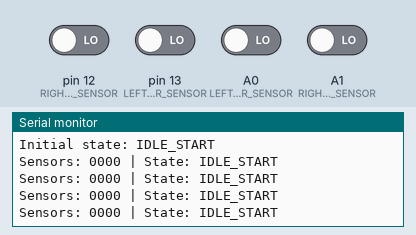
Recording of a sketch running on a simulated Arduino Uno, built with avr-gcc and run on an emulated ATmega328P. Parts: the last lines printed to the serial monitor. The test bench sets the inputs (shaded band); at power-on: A0 (LEFT_CENTER_SENSOR), A1 (RIGHT_OUTER_SENSOR), pin 12 (RIGHT_CENTER_SENSOR), pin 13 (LEFT_OUTER_SENSOR) LOW.

Above: at 2.3 s.
2.4 s: pin 12 (RIGHT_CENTER_SENSOR) driven HIGH
At 3.9 s:
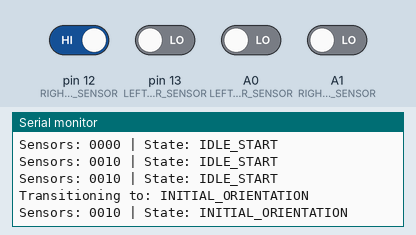
5.0 s: pin 12 (RIGHT_CENTER_SENSOR) driven LOW
At 5.9 s:
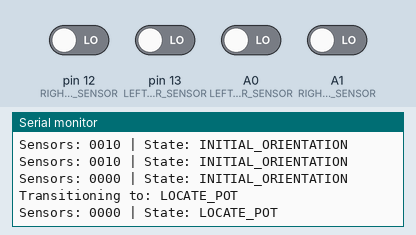
7.0 s: pin 13 (LEFT_OUTER_SENSOR) driven HIGH
At 7.9 s:
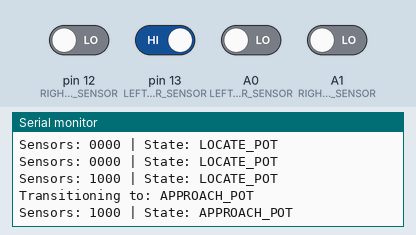
9.0 s: A0 (LEFT_CENTER_SENSOR) driven HIGH
At 9.4 s:
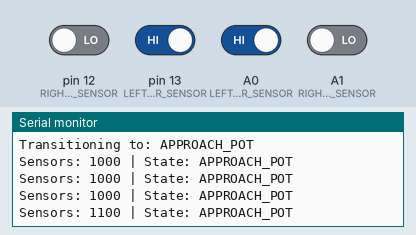
10.5 s: A1 (RIGHT_OUTER_SENSOR) driven HIGH
At 10.9 s:
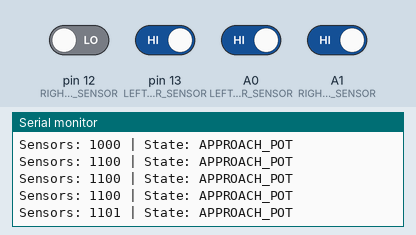
12.0 s: pin 13 (LEFT_OUTER_SENSOR) driven LOW
At 12.4 s:
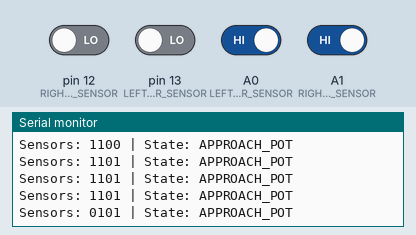
Timing chart, 0 to 14.5 s (numbered marks = the images above; inputs shaded):
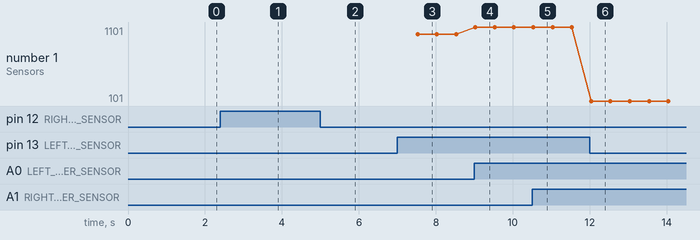

The sketch:

ir_reader.ino
```cpp
// Competition Robot with IR Sensor Logic for Pot Locating
// Using Timer library for periodic sensor readings

#include <Timer.h>

// Pin definitions for phototransistors
// #define LEFT_OUTER_SENSOR 2     // Leftmost sensor (pointing slightly left)
// #define LEFT_CENTER_SENSOR 3    // Left-center sensor (pointing forward)
// #define RIGHT_CENTER_SENSOR 4   // Right-center sensor (pointing forward)
// #define RIGHT_OUTER_SENSOR 5    // Rightmost sensor (pointing slightly right)
#define LEFT_OUTER_SENSOR 13     // Leftmost sensor (pointing slightly left)
#define LEFT_CENTER_SENSOR A0    // Left-center sensor (pointing forward)
#define RIGHT_CENTER_SENSOR 12   // Right-center sensor (pointing forward)
#define RIGHT_OUTER_SENSOR A1    // Rightmost sensor (pointing slightly right)

// Timer constants
#define SENSOR_READ_INTERVAL 500  // 0.2 seconds in milliseconds

// State machine states
enum RobotState {
  IDLE_START,              // Initial waiting state
  INITIAL_ORIENTATION,     // Orienting to known position
  LOCATE_POT,              // Using IR sensors to find the pot
  APPROACH_POT,            // Moving toward detected pot
  PUSH_POT_TO_BURNER,      // Positioning pot
  // Additional states to be implemented later
};

// String representations of states for debugging
const char* stateNames[] = {
  "IDLE_START",
  "INITIAL_ORIENTATION",
  "LOCATE_POT",
  "APPROACH_POT",
  "PUSH_POT_TO_BURNER"
};

// Global variables
Timer timer;                                     // Timer object
bool sensorValues[4] = {false, false, false, false}; // Stores current sensor readings
RobotState currentState = IDLE_START;           // Current state of the robot
unsigned long stateStartTime = 0;               // Tracks time spent in current state

// Function prototypes
void readSensors();
void updateStateMachine();
void printDebugInfo();
bool isCentered();
void changeState(RobotState newState);

void setup() {
  // Initialize serial communication for debugging
  Serial.begin(9600);
  Serial.println("Robot initialization starting...");

  // Initialize phototransistor pins as inputs
  pinMode(LEFT_OUTER_SENSOR, INPUT);
  pinMode(LEFT_CENTER_SENSOR, INPUT);
  pinMode(RIGHT_CENTER_SENSOR, INPUT);
  pinMode(RIGHT_OUTER_SENSOR, INPUT);

  // Set up timer for periodic sensor readings
  timer.every(SENSOR_READ_INTERVAL, readSensors);

  // Initialize state machine
  currentState = IDLE_START;
  stateStartTime = millis();
  Serial.println("Initial state: IDLE_START");
}

void loop() {
  // Update timer (must be called regularly)
  timer.update();

  // Update state machine based on current state and sensor values
  updateStateMachine();

  // Small delay to prevent CPU hogging
  delay(10);
}

// Function to read all sensors and store values
void readSensors() {
  sensorValues[0] = digitalRead(LEFT_OUTER_SENSOR) == HIGH;
  sensorValues[1] = digitalRead(LEFT_CENTER_SENSOR) == HIGH;
  sensorValues[2] = digitalRead(RIGHT_CENTER_SENSOR) == HIGH;
  sensorValues[3] = digitalRead(RIGHT_OUTER_SENSOR) == HIGH;

  // Print debug information whenever sensors are read
  printDebugInfo();
}

// Function to check if the pot is centered (either center sensor detects IR)
bool isCentered() {
  // Pot is centered if EITHER of the center sensors detects the IR LED
  return sensorValues[1] || sensorValues[2] || sensorValues[0] || sensorValues[3];  // any sensor activated we are centered
}

// Function to change state and reset the state timer
void changeState(RobotState newState) {
  currentState = newState;
  stateStartTime = millis();

  // Print state transition for debugging
  Serial.print("Transitioning to: ");
  Serial.println(stateNames[currentState]);
}

// Function to update the state machine
void updateStateMachine() {
  // State machine logic
  switch (currentState) {
    case IDLE_START:
      // Wait for some trigger to start (could be a button press or a timer)
      // For now, just transition to the next state after a short delay
      if (millis() - stateStartTime > 3000) { // Wait 3 seconds in IDLE_START
        changeState(INITIAL_ORIENTATION);
      }
      break;

    case INITIAL_ORIENTATION:
      // Logic for orienting the robot to a known position
      // For now, just transition to the next state after a short delay
      if (millis() - stateStartTime > 2000) { // Simulate orientation process for 2 seconds
        changeState(LOCATE_POT);
      }
      break;

    case LOCATE_POT:
      // Using IR sensors to find the pot
      // When the pot is centered, transition to APPROACH_POT
      if (isCentered()) {
        changeState(APPROACH_POT);
      }
      // Note: Logic for rotating or searching for the pot will be added later with motor control
      break;

    case APPROACH_POT:
      // Moving toward the detected pot
      // If pot is lost (no longer centered), go back to LOCATE_POT
      if (!isCentered()) {
        changeState(LOCATE_POT);
      }
      // Note: Logic for approaching the pot will be added later with motor control
      break;

    case PUSH_POT_TO_BURNER:
      // Logic for positioning the pot (will be implemented later)
      break;

    default:
      // Handle unexpected states
      Serial.println("Error: Unknown state!");
      changeState(IDLE_START); // Reset to initial state
      break;
  }
}

// Function to print debug information
void printDebugInfo() {
  Serial.print("Sensors: ");
  Serial.print(sensorValues[0] ? "1" : "0"); // LEFT_OUTER
  Serial.print(sensorValues[1] ? "1" : "0"); // LEFT_CENTER
  Serial.print(sensorValues[2] ? "1" : "0"); // RIGHT_CENTER
  Serial.print(sensorValues[3] ? "1" : "0"); // RIGHT_OUTER

  Serial.print(" | State: ");
  Serial.println(stateNames[currentState]);
}
```

Measured:
- after the input at 2.4 s, the serial monitor: prints a new line after 0.11 s (image 1)
- after the input at 5.0 s, the serial monitor: prints a new line at once (image 2)
- after the input at 7.0 s, the serial monitor: prints a new line at once (image 3)
- after the input at 9.0 s, the serial monitor: prints a new line at once (image 4)
- after the input at 10.5 s, the serial monitor: prints a new line at once (image 5)
- after the input at 12.0 s, the serial monitor: prints a new line at once (image 6)
- plotted number 1: 1000 → 1100 after the input at 9.0 s, 1100 → 1101 after the input at 10.5 s, 1101 → 101 after the input at 12.0 s
